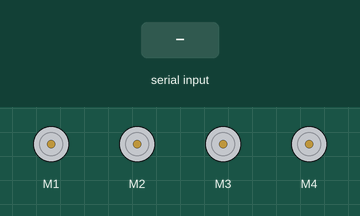
Simulated run of this sketch. Board: Arduino Uno, built with avr-gcc and run on an emulated ATmega328P. Shown: 4 × DC motor (green arrow = forward, orange = backward, longer = faster). The inputs (shaded band) are chosen by the test bench.

Above: at 1.2 s.
1.3 s: "F" received over the second serial link
At 1.9 s:
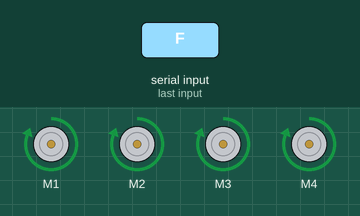
2.8 s: "B" received over the second serial link
At 3.1 s:
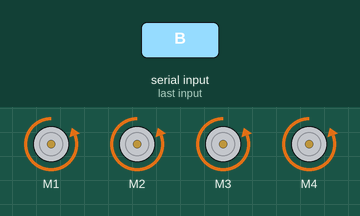
4.3 s: "L" received over the second serial link
At 5.4 s:
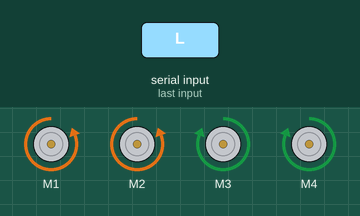
5.8 s: "R" received over the second serial link
At 6.6 s:
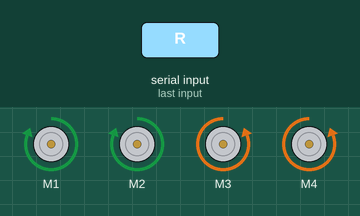
7.3 s: "S" received over the second serial link
At 7.7 s:
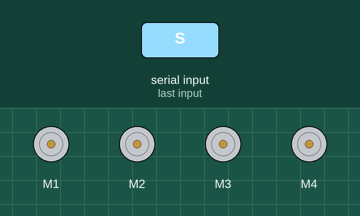
Timing chart, 0 to 9.8 s (numbered marks = the images above; inputs shaded):
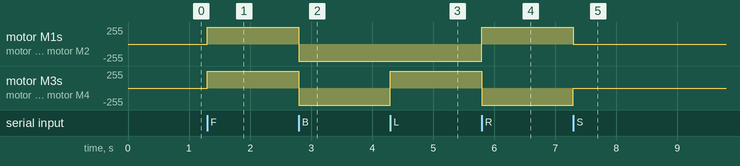

The sketch:

sketch_may26a.ino
```cpp
#include <AFMotor.h>      // Include the Adafruit Motor Shield library
#include <SoftwareSerial.h>   // Include the SoftwareSerial library for Bluetooth communication

AF_DCMotor motor1(1);  // Initialize motor objects for each wheel
AF_DCMotor motor2(2);
AF_DCMotor motor3(3);
AF_DCMotor motor4(4);

SoftwareSerial bluetooth(10, 11);  // RX, TX pins for Bluetooth module

char command;  // Variable to store incoming commands from Bluetooth

void setup() {
  motor1.setSpeed(255);  // Set the maximum speed of the motors (0-255)
  motor2.setSpeed(255);
  motor3.setSpeed(255);
  motor4.setSpeed(255);

  bluetooth.begin(9600);  // Set the baud rate for Bluetooth communication
}

void loop() {
  if (bluetooth.available()) {
    command = bluetooth.read();  // Read the incoming command from Bluetooth

    switch (command) {
      case 'F':  // Move forward
        forward();
        break;

      case 'B':  // Move backward
        backward();
        break;

      case 'L':  // Turn left
        left();
        break;

      case 'R':  // Turn right
        right();
        break;

      case 'S':  // Stop
        stop();
        break;
    }
  }
}

void forward() {
  motor1.run(FORWARD);
  motor2.run(FORWARD);
  motor3.run(FORWARD);
  motor4.run(FORWARD);
}

void backward() {
  motor1.run(BACKWARD);
  motor2.run(BACKWARD);
  motor3.run(BACKWARD);
  motor4.run(BACKWARD);
}

void left() {
  motor1.run(BACKWARD);
  motor2.run(BACKWARD);
  motor3.run(FORWARD);
  motor4.run(FORWARD);
}

void right() {
  motor1.run(FORWARD);
  motor2.run(FORWARD);
  motor3.run(BACKWARD);
  motor4.run(BACKWARD);
}

void stop() {
  motor1.run(RELEASE);
  motor2.run(RELEASE);
  motor3.run(RELEASE);
  motor4.run(RELEASE);
}
```

Measured:
- after the input at 1.3 s, motor M1–4: stopped → forward 255/255 at once
- after the input at 2.8 s, motor M1–4: forward 255/255 → backward 255/255 at once
- after the input at 4.3 s, motor M3, motor M4: backward 255/255 → forward 255/255 at once
- after the input at 5.8 s, motor M1, motor M2: backward 255/255 → forward 255/255 at once; motor M3, motor M4: forward 255/255 → backward 255/255 at once
- after the input at 7.3 s, motor M1, motor M2: forward 255/255 → stopped at once; motor M3, motor M4: backward 255/255 → stopped at once
